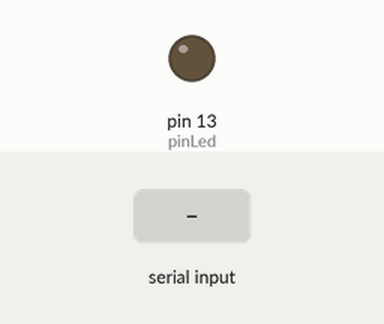
Recording of a sketch running on a simulated Arduino Uno, built with avr-gcc and run on an emulated ATmega328P. On the bench: output pins drawn as LEDs (lit = HIGH). The inputs (shaded band) are chosen by the test bench. What the sketch prints to the serial monitor is not drawn.

Above: at 1.2 s.
1.3 s: "O" received over Serial
At 2.2 s:
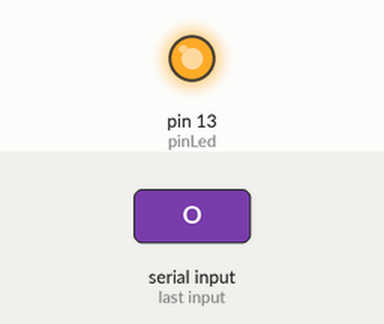
2.8 s: "X" received over Serial
At 3.3 s:
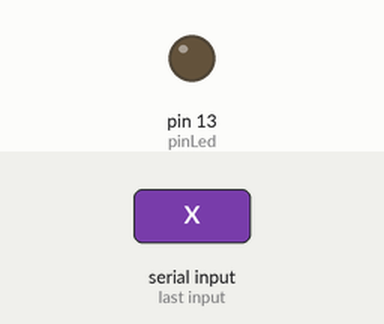
Timing chart, 0 to 5.8 s (numbered marks = the images above; inputs shaded):
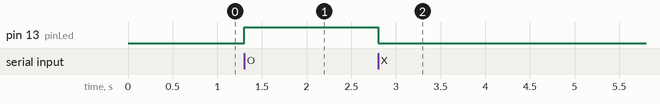

The sketch:

TEST_uary.ino
```cpp
int pinLed = 13;
int a;

void setup() {
  // UART setup baud 115200, data bit 8, parity None, stop bit 1
  Serial.begin(115200); // same Serial.begin(115200, SERIAL_8N1)
  Serial.println("Serial Test !!");
  Serial.print("ECHO >> ");
  pinMode(pinLed, OUTPUT);
}

void loop() {
 }

 void serialEvent(void) {
  char data;
  data = Serial.read();
  Serial.print(data);

  if (data == 'O')
  {
    digitalWrite(pinLed, HIGH);
  }
  else if (data == 'X')
  {
    digitalWrite(pinLed, LOW);
  }
}
```

Measured:
- after the input at 1.3 s, pin 13 (pinLed): LOW → HIGH at once
- after the input at 2.8 s, pin 13 (pinLed): HIGH → LOW at once
